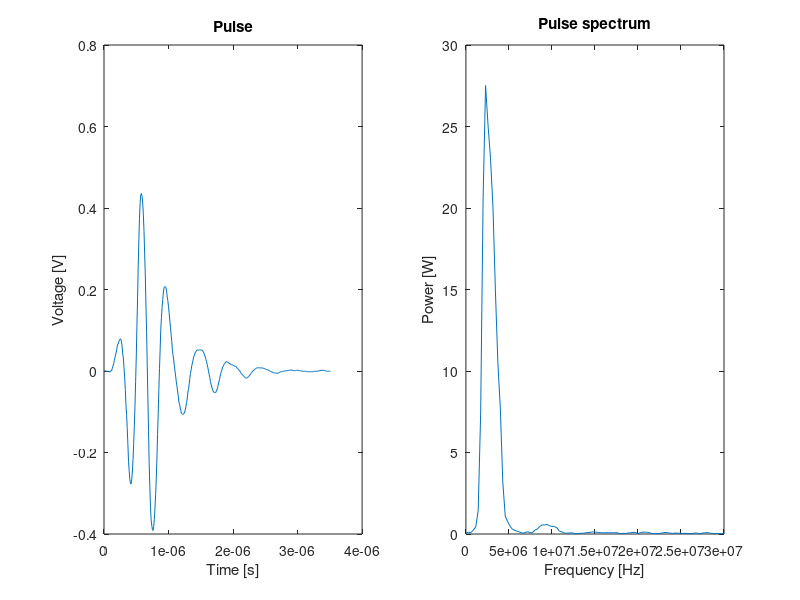

Write MATLAB code to recreate this figure. (Note: this script raises an error after producing the figure.)
% Script to run all the simulations:

close all; clear all; clc;

%% PREPARE SIMULATION:

% PULSE:
load pulse.mat
t = 1/fs:1/fs:(1/fs*length(pulse)); % time axis of the pulse
pulse_freq = fft(hilbert(pulse));
pulse_freq_abs = abs(pulse_freq);
freq_axis = linspace(0,fs,length(pulse_freq_abs));
% Centre frequency of the transducer:
[~, ind] = max(pulse_freq_abs);
f0 = freq_axis(ind);

% SCATTERING IN THE VESSEL:
d = 10*10^-3; % vessel diameter
ang = pi/4; % angle of the transducer
c = 1500; % m/s
lambda = c/fs; % wave length
depth = sqrt(2*d^2); % depth in the vessel
nsamples = round(depth/lambda); % 943 wavelengths -> penetration in the vessel

% SIMULATION OF SCATTERING:
scatter = randn(nsamples,1); % scatter (column vector 943x1)
rf_signal = conv(pulse,scatter); % RF signal
time_rf_signal = 0:1/fs:1/fs*(length(rf_signal)-1); % time axis of RF signal
rf_signal_spectrum = fft(hilbert(rf_signal)); % Spectrum of RF signal
freq_rf_signal = linspace(0,fs,length(rf_signal_spectrum)); % frequency axis of the spectrum

% SIMULATION OF PLUG FLOW WITH 100 SIGNALS RECEIVED (contant velocity):
num_signals = 100; % number of signals received
vz = 0.15; % velocity of the flow in the vessel
fprf = 5*10^3; % pulse repetition frequnecy
Tprf = 1/fprf; % period of pulse repition frequency
timeShift = 2*vz*Tprf/c; % time shift generated in the pulse by the velocity of the blood

% PLOTS:
%Plot pulse:
figure();
subplot(1,2,1);
plot(t,pulse)
xlabel("Time [s]")
ylabel("Voltage [V]")
title("Pulse")
% Plot spectrum of the pulse:
subplot(1,2,2);
plot(freq_axis,pulse_freq_abs)
xlabel("Frequency [Hz]")
title("Pulse spectrum")
ylabel("Power [W]")
xlim([0 3e7])

signal = delayseq(rf_signal,(1:num_signals)*timeShift,fs); % signals received
figure();
imagesc([0 Tprf*num_signals],[0 depth],signal);
colormap (hot)
colorbar
title("Emitted signal")
xlabel("Time [s]")
ylabel("Depth [m]")

figure();
plot(time_rf_signal,rf_signal)
xlabel("Time [s]")
title("Model of RF signal behaviour in the blood")
ylabel("Voltage [V]")

%% ECHO CANCELLING TEST:
% Prepare signals with white noise and stationary signals:
stationary_echo = 20*randn(length(rf_signal),1); % between 10 and 100 times 
noise_signal = signal + stationary_echo;
for i = 1:num_signals
    white_noise = randn(length(rf_signal),1);
    noise_signal(:,i) = noise_signal(:,i) + white_noise;
end
% Cancel echo:
signalRecovered = echoCancelling (noise_signal);

% Calculate results:
signal_index = 20;
[snr_before_echo_filter,snr_dB_before_echo_filter] = calculateSNR(signal,noise_signal,0);
[snr_after_echo_filter,snr_dB_after_echo_filter] = calculateSNR(signal,signalRecovered,0);
snr_echo_improve = snr_dB_after_echo_filter - snr_dB_before_echo_filter;

g = [repmat({'SNR dB before filter'},100,1); repmat({'SNR dB after filter'},100,1); repmat({'SNR imporve'},100,1)];
figure;
boxplot([snr_dB_before_echo_filter'; snr_dB_after_echo_filter'; snr_echo_improve'],g,'color','brg')
ylabel("SNR [dB]")
title("SNR before and afer echo filter")

% Plot results:
figure;
subplot(1,2,1);
imagesc([0 Tprf*num_signals],[0 depth],noise_signal);
colormap (hot)
colorbar
title("Signal received with noise")
xlabel("Time [s]")
ylabel("Depth [m]")

subplot(1,2,2);
imagesc([0 Tprf*num_signals],[0 depth],signalRecovered);
colormap (hot)
colorbar
title("Signal after echo cancelling")
xlabel("Time [s]")
ylabel("Depth [m]")

% --------- Represent one line (pulse)----------
% Time domain:
num = 20;
figure;
subplot(1,2,1);
plot(time_rf_signal, signal(:,num), 'b')
hold on
plot(time_rf_signal, noise_signal(:,num), 'g')
plot(time_rf_signal, signalRecovered(:,num), 'r')
title("Time domain")
xlabel("Time [s]")
ylabel("Voltage [V]")
xlim([0.2e-5 0.45e-5])
legend('Original signal','Signal received','Signal filtered')
% Frequnecy domain:
freq = linspace(0,fs,length(signal(:,num)));
subplot(1,2,2);
plot(freq, abs(fft(hilbert(signal(:,num)))), 'b')
hold on
plot(freq, abs(fft(hilbert(noise_signal(:,num)))), 'g')
plot(freq, abs(fft(hilbert(signalRecovered(:,num)))), 'r')
title("Frequency domain")
xlabel("Frequency [Hz]")
ylabel("Power [W]")
xlim([0 1e7])
legend('Original signal','Signal received','Signal filtered')


%% MATCHED FILTER TEST:
% Prepare signals with white noise and stationary signals:
whiteNoise_signal = signal;
whiteNoise_matrix = zeros(size(signal,1),size(signal,2));
for i = 1:num_signals
    white_noise = randn(length(rf_signal),1);
    whiteNoise_signal(:,i) = whiteNoise_signal(:,i) + white_noise;
    whiteNoise_matrix (:,i) = white_noise;
end

% Generate tranfer funtion of the filter:
h_filter = flip(pulse);
% Filter the data:
data_matched = filtfilt(h_filter,1,whiteNoise_signal);
noise_matched = filtfilt(h_filter,1,whiteNoise_matrix); % filt the noise
signal_matched = filtfilt(h_filter,1,signal); % filt the original signal

% Calculate results:
[snr_before_matched_filter,snr_dB_before_matched_filter] = calculateSNR(signal,whiteNoise_matrix,1);
[snr_after_matched_filter,snr_dB_after_matched_filter] = calculateSNR(signal_matched,noise_matched,1);
snr_matched_improve = snr_dB_after_matched_filter - snr_dB_before_matched_filter;

gMatch = [repmat({'SNR dB before filter'},100,1); repmat({'SNR dB after filter'},100,1); repmat({'SNR imporve'},100,1)];
figure;
boxplot([snr_dB_before_matched_filter'; snr_dB_after_matched_filter'; snr_matched_improve'],gMatch,'color','brg')
ylabel("SNR [dB]")
title("SNR before and afer matched filter")

% Plot results:
figure;
subplot(1,2,1);
imagesc([0 Tprf*num_signals],[0 depth],whiteNoise_signal);
colormap (hot)
colorbar
title("Signal received with noise")
xlabel("Time [s]")
ylabel("Depth [m]")

subplot(1,2,2);
imagesc([0 Tprf*num_signals],[0 depth],data_matched);
colormap (hot)
colorbar
title("Signal after matched filter")
xlabel("Time [s]")
ylabel("Depth [m]")

% --------- Represent one line (pulse)----------
% Time domain:
num = 20;
figure;
subplot(1,2,1);
plot(time_rf_signal, signal(:,num)/max(signal(:,num)), 'b')
hold on
plot(time_rf_signal, whiteNoise_signal(:,num)/max(whiteNoise_signal(:,num)), 'g')
plot(time_rf_signal, data_matched(:,num)/max(data_matched(:,num)), 'r')
title("Time domain")
xlabel("Time [s]")
ylabel("Voltage [V]")
xlim([0.2e-5 0.45e-5])
legend('Original signal','Signal received','Signal filtered')
% Frequnecy domain:
freq = linspace(-fs/2,fs/2,length(signal(:,num)));
subplot(1,2,2);
plot(freq, abs(fftshift(fft(signal(:,num))))/max(abs(fftshift(fft(signal(:,num))))), 'b')
hold on
plot(freq, abs(fftshift(fft(whiteNoise_signal(:,num))))/max(abs(fftshift(fft(whiteNoise_signal(:,num))))), 'g')
plot(freq, abs(fftshift(fft(data_matched(:,num))))/max(abs(fftshift(fft(data_matched(:,num))))), 'r')
title("Frequency domain")
xlabel("Frequency [Hz]")
ylabel("Power [W]")
xlim([0 2e7])
legend('Original signal','Signal received','Signal filtered')


%% VELOCITY ESTIMATOR TEST:
segmentSize = 10;
numPointsCorr = 100;
velocityRange = 1;
columnsOverlaped = 1;

velocity_matrix = crossCorrelationVariableSpan(signal,segmentSize,numPointsCorr,fs,c,Tprf,velocityRange,columnsOverlaped);

figure;
imagesc([0 Tprf*num_signals],[0 depth],velocity_matrix);
colormap (jet)
colorbar
title("")
xlabel("Time [s]")
ylabel("Depth [m]")


figure;
plot(linspace(0,depth,length(velocity_matrix(:,10))),velocity_matrix(:,10))
title("Velocity profile (Segment: 10; Span: 100; Line Overlap: 1)")
xlabel("Depth [m]")
ylabel("Velocity [m/s]")

% probability of detection:
figure;
hist_velocity = histogram(velocity_matrix,15);
ylabel("Number of points")
xlabel("Velocity [m/s]")

detectionProbability = max(hist_velocity.Values)/sum(hist_velocity.Values)

%% VELOCITY DETECTION SYSTEM TEST:
segmentSize = 5;
numPointsCorr = 126;
velocityRange = 1;
columnsOverlaped = 3;

velocity_detected = mainFunction(noise_signal,fs,f0,pulse,c,Tprf,segmentSize,numPointsCorr,velocityRange,columnsOverlaped);

figure;
imagesc([0 Tprf*num_signals],[0 depth],velocity_detected);
colormap (jet)
colorbar
title("Velocity map (Probability of detection: 64.03%)")
xlabel("Time [s]")
ylabel("Depth [m]")


figure;
plot(linspace(0,depth,length(velocity_detected(:,14))),velocity_detected(:,14))
title("Velocity profile (Segment: 5; Span: 126; Line Overlap: 3)")
xlabel("Depth [m]")
ylabel("Velocity [m/s]")

% probability of detection:
figure;
hist_velocity_system = histogram(velocity_matrix,15);
ylabel("Number of points")
xlabel("Velocity [m/s]")

detectionProbabilitySystem = max(hist_velocity_system.Values)/sum(hist_velocity_system.Values)
